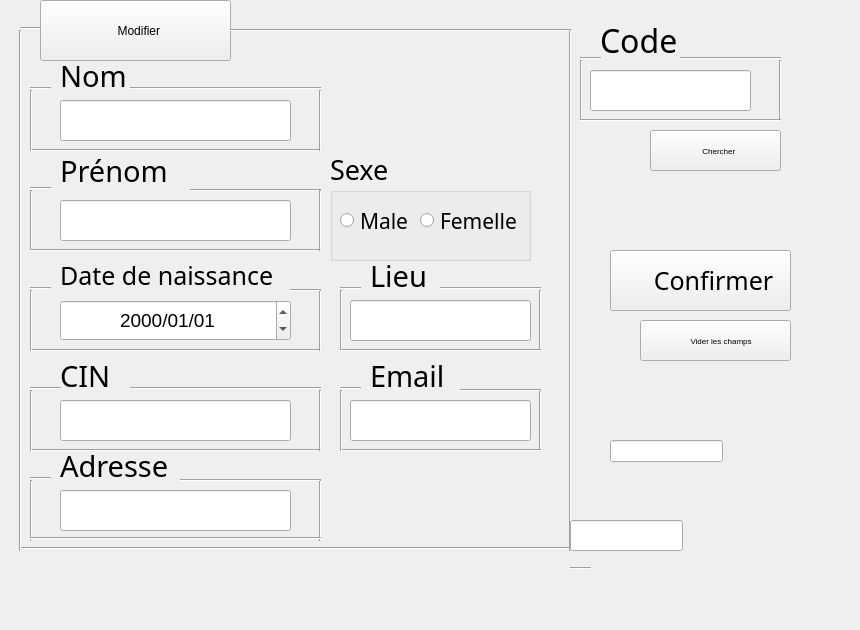
   <widget class="QWidget" name="tab_modifier_2">
    <attribute name="title">
     <string>Modifier</string>
    </attribute>
    <widget class="QPushButton" name="pushButton_10">
     <property name="geometry">
      <rect>
       <x>640</x>
       <y>320</y>
       <width>151</width>
       <height>41</height>
      </rect>
     </property>
     <property name="font">
      <font>
       <pointsize>6</pointsize>
      </font>
     </property>
     <property name="cursor">
      <cursorShape>PointingHandCursor</cursorShape>
     </property>
     <property name="text">
      <string>     Vider les champs</string>
     </property>
    </widget>
    <widget class="QLabel" name="label_43">
     <property name="geometry">
      <rect>
       <x>580</x>
       <y>250</y>
       <width>61</width>
       <height>61</height>
      </rect>
     </property>
     <property name="text">
      <string/>
     </property>
    </widget>
    <widget class="QPushButton" name="pushButton_11">
     <property name="geometry">
      <rect>
       <x>40</x>
       <y>0</y>
       <width>191</width>
       <height>61</height>
      </rect>
     </property>
     <property name="text">
      <string>  Modifier</string>
     </property>
    </widget>
    <widget class="QPushButton" name="pushButton_12">
     <property name="geometry">
      <rect>
       <x>610</x>
       <y>250</y>
       <width>181</width>
       <height>61</height>
      </rect>
     </property>
     <property name="font">
      <font>
       <family>Bahnschrift</family>
       <pointsize>19</pointsize>
      </font>
     </property>
     <property name="cursor">
      <cursorShape>PointingHandCursor</cursorShape>
     </property>
     <property name="text">
      <string>    Confirmer</string>
     </property>
    </widget>
    <widget class="QLabel" name="label_44">
     <property name="geometry">
      <rect>
       <x>20</x>
       <y>0</y>
       <width>51</width>
       <height>51</height>
      </rect>
     </property>
     <property name="text">
      <string/>
     </property>
    </widget>
    <widget class="QLabel" name="label_45">
     <property name="geometry">
      <rect>
       <x>620</x>
       <y>320</y>
       <width>41</width>
       <height>41</height>
      </rect>
     </property>
     <property name="text">
      <string/>
     </property>
    </widget>
    <widget class="QLabel" name="label_46">
     <property name="geometry">
      <rect>
       <x>660</x>
       <y>430</y>
       <width>191</width>
       <height>191</height>
      </rect>
     </property>
     <property name="text">
      <string/>
     </property>
    </widget>
    <widget class="QLabel" name="label_47">
     <property name="geometry">
      <rect>
       <x>0</x>
       <y>0</y>
       <width>801</width>
       <height>591</height>
      </rect>
     </property>
     <property name="text">
      <string/>
     </property>
    </widget>
    <widget class="Line" name="line_182">
     <property name="geometry">
      <rect>
       <x>580</x>
       <y>50</y>
       <width>21</width>
       <height>16</height>
      </rect>
     </property>
     <property name="orientation">
      <enum>Qt::Horizontal</enum>
     </property>
    </widget>
    <widget class="QLineEdit" name="CodeEdit_4">
     <property name="geometry">
      <rect>
       <x>590</x>
       <y>70</y>
       <width>161</width>
       <height>41</height>
      </rect>
     </property>
     <property name="font">
      <font>
       <pointsize>14</pointsize>
      </font>
     </property>
    </widget>
    <widget class="QLabel" name="label_72">
     <property name="geometry">
      <rect>
       <x>600</x>
       <y>20</y>
       <width>91</width>
       <height>41</height>
      </rect>
     </property>
     <property name="font">
      <font>
       <family>Bahnschrift</family>
       <pointsize>24</pointsize>
      </font>
     </property>
     <property name="text">
      <string>Code</string>
     </property>
    </widget>
    <widget class="Line" name="line_183">
     <property name="geometry">
      <rect>
       <x>770</x>
       <y>60</y>
       <width>20</width>
       <height>61</height>
      </rect>
     </property>
     <property name="orientation">
      <enum>Qt::Vertical</enum>
     </property>
    </widget>
    <widget class="Line" name="line_184">
     <property name="geometry">
      <rect>
       <x>580</x>
       <y>60</y>
       <width>3</width>
       <height>61</height>
      </rect>
     </property>
     <property name="orientation">
      <enum>Qt::Vertical</enum>
     </property>
    </widget>
    <widget class="Line" name="line_185">
     <property name="geometry">
      <rect>
       <x>680</x>
       <y>50</y>
       <width>101</width>
       <height>16</height>
      </rect>
     </property>
     <property name="orientation">
      <enum>Qt::Horizontal</enum>
     </property>
    </widget>
    <widget class="Line" name="line_186">
     <property name="geometry">
      <rect>
       <x>580</x>
       <y>110</y>
       <width>201</width>
       <height>20</height>
      </rect>
     </property>
     <property name="orientation">
      <enum>Qt::Horizontal</enum>
     </property>
    </widget>
    <widget class="QGroupBox" name="groupBox_5">
     <property name="geometry">
      <rect>
       <x>330</x>
       <y>150</y>
       <width>201</width>
       <height>111</height>
      </rect>
     </property>
     <property name="font">
      <font>
       <family>Bahnschrift</family>
       <pointsize>20</pointsize>
      </font>
     </property>
     <property name="title">
      <string>Sexe</string>
     </property>
     <widget class="QRadioButton" name="radioMale_7">
      <property name="geometry">
       <rect>
        <x>10</x>
        <y>50</y>
        <width>81</width>
        <height>41</height>
       </rect>
      </property>
      <property name="font">
       <font>
        <family>Bahnschrift</family>
        <pointsize>16</pointsize>
       </font>
      </property>
      <property name="text">
       <string>Male</string>
      </property>
     </widget>
     <widget class="QRadioButton" name="radioFemelle_7">
      <property name="geometry">
       <rect>
        <x>90</x>
        <y>50</y>
        <width>121</width>
        <height>41</height>
       </rect>
      </property>
      <property name="font">
       <font>
        <family>Bahnschrift</family>
        <pointsize>16</pointsize>
       </font>
      </property>
      <property name="text">
       <string>Femelle</string>
      </property>
     </widget>
    </widget>
    <widget class="Line" name="line_187">
     <property name="geometry">
      <rect>
       <x>30</x>
       <y>140</y>
       <width>291</width>
       <height>20</height>
      </rect>
     </property>
     <property name="orientation">
      <enum>Qt::Horizontal</enum>
     </property>
    </widget>
    <widget class="Line" name="line_188">
     <property name="geometry">
      <rect>
       <x>30</x>
       <y>340</y>
       <width>291</width>
       <height>20</height>
      </rect>
     </property>
     <property name="orientation">
      <enum>Qt::Horizontal</enum>
     </property>
    </widget>
    <widget class="Line" name="line_189">
     <property name="geometry">
      <rect>
       <x>30</x>
       <y>480</y>
       <width>3</width>
       <height>61</height>
      </rect>
     </property>
     <property name="orientation">
      <enum>Qt::Vertical</enum>
     </property>
    </widget>
    <widget class="Line" name="line_190">
     <property name="geometry">
      <rect>
       <x>340</x>
       <y>280</y>
       <width>21</width>
       <height>16</height>
      </rect>
     </property>
     <property name="orientation">
      <enum>Qt::Horizontal</enum>
     </property>
    </widget>
    <widget class="QLabel" name="label_73">
     <property name="geometry">
      <rect>
       <x>60</x>
       <y>450</y>
       <width>151</width>
       <height>31</height>
      </rect>
     </property>
     <property name="font">
      <font>
       <family>Bahnschrift</family>
       <pointsize>22</pointsize>
      </font>
     </property>
     <property name="text">
      <string>Adresse</string>
     </property>
    </widget>
    <widget class="Line" name="line_191">
     <property name="geometry">
      <rect>
       <x>310</x>
       <y>290</y>
       <width>20</width>
       <height>61</height>
      </rect>
     </property>
     <property name="orientation">
      <enum>Qt::Vertical</enum>
     </property>
    </widget>
    <widget class="Line" name="line_192">
     <property name="geometry">
      <rect>
       <x>530</x>
       <y>290</y>
       <width>20</width>
       <height>61</height>
      </rect>
     </property>
     <property name="orientation">
      <enum>Qt::Vertical</enum>
     </property>
    </widget>
    <widget class="Line" name="line_193">
     <property name="geometry">
      <rect>
       <x>30</x>
       <y>190</y>
       <width>3</width>
       <height>61</height>
      </rect>
     </property>
     <property name="orientation">
      <enum>Qt::Vertical</enum>
     </property>
    </widget>
    <widget class="Line" name="line_194">
     <property name="geometry">
      <rect>
       <x>20</x>
       <y>540</y>
       <width>551</width>
       <height>16</height>
      </rect>
     </property>
     <property name="orientation">
      <enum>Qt::Horizontal</enum>
     </property>
    </widget>
    <widget class="Line" name="line_195">
     <property name="geometry">
      <rect>
       <x>340</x>
       <y>290</y>
       <width>3</width>
       <height>61</height>
      </rect>
     </property>
     <property name="orientation">
      <enum>Qt::Vertical</enum>
     </property>
    </widget>
    <widget class="Line" name="line_196">
     <property name="geometry">
      <rect>
       <x>290</x>
       <y>280</y>
       <width>31</width>
       <height>20</height>
      </rect>
     </property>
     <property name="orientation">
      <enum>Qt::Horizontal</enum>
     </property>
    </widget>
    <widget class="Line" name="line_197">
     <property name="geometry">
      <rect>
       <x>190</x>
       <y>180</y>
       <width>131</width>
       <height>20</height>
      </rect>
     </property>
     <property name="orientation">
      <enum>Qt::Horizontal</enum>
     </property>
    </widget>
    <widget class="Line" name="line_198">
     <property name="geometry">
      <rect>
       <x>30</x>
       <y>440</y>
       <width>291</width>
       <height>20</height>
      </rect>
     </property>
     <property name="orientation">
      <enum>Qt::Horizontal</enum>
     </property>
    </widget>
    <widget class="Line" name="line_199">
     <property name="geometry">
      <rect>
       <x>30</x>
       <y>280</y>
       <width>21</width>
       <height>16</height>
      </rect>
     </property>
     <property name="orientation">
      <enum>Qt::Horizontal</enum>
     </property>
    </widget>
    <widget class="Line" name="line_200">
     <property name="geometry">
      <rect>
       <x>30</x>
       <y>290</y>
       <width>3</width>
       <height>61</height>
      </rect>
     </property>
     <property name="orientation">
      <enum>Qt::Vertical</enum>
     </property>
    </widget>
    <widget class="Line" name="line_201">
     <property name="geometry">
      <rect>
       <x>30</x>
       <y>90</y>
       <width>3</width>
       <height>61</height>
      </rect>
     </property>
     <property name="orientation">
      <enum>Qt::Vertical</enum>
     </property>
    </widget>
    <widget class="Line" name="line_202">
     <property name="geometry">
      <rect>
       <x>310</x>
       <y>480</y>
       <width>20</width>
       <height>61</height>
      </rect>
     </property>
     <property name="orientation">
      <enum>Qt::Vertical</enum>
     </property>
    </widget>
    <widget class="Line" name="line_203">
     <property name="geometry">
      <rect>
       <x>130</x>
       <y>80</y>
       <width>191</width>
       <height>16</height>
      </rect>
     </property>
     <property name="orientation">
      <enum>Qt::Horizontal</enum>
     </property>
    </widget>
    <widget class="Line" name="line_204">
     <property name="geometry">
      <rect>
       <x>340</x>
       <y>340</y>
       <width>201</width>
       <height>20</height>
      </rect>
     </property>
     <property name="orientation">
      <enum>Qt::Horizontal</enum>
     </property>
    </widget>
    <widget class="QLabel" name="label_74">
     <property name="geometry">
      <rect>
       <x>370</x>
       <y>260</y>
       <width>101</width>
       <height>31</height>
      </rect>
     </property>
     <property name="font">
      <font>
       <family>Bahnschrift</family>
       <pointsize>22</pointsize>
      </font>
     </property>
     <property name="text">
      <string>Lieu</string>
     </property>
    </widget>
    <widget class="Line" name="line_205">
     <property name="geometry">
      <rect>
       <x>30</x>
       <y>80</y>
       <width>21</width>
       <height>16</height>
      </rect>
     </property>
     <property name="orientation">
      <enum>Qt::Horizontal</enum>
     </property>
    </widget>
    <widget class="Line" name="line_206">
     <property name="geometry">
      <rect>
       <x>30</x>
       <y>390</y>
       <width>3</width>
       <height>61</height>
      </rect>
     </property>
     <property name="orientation">
      <enum>Qt::Vertical</enum>
     </property>
    </widget>
    <widget class="QDateEdit" name="dateEdit_4">
     <property name="geometry">
      <rect>
       <x>60</x>
       <y>300</y>
       <width>231</width>
       <height>41</height>
      </rect>
     </property>
     <property name="font">
      <font>
       <pointsize>14</pointsize>
      </font>
     </property>
     <property name="layoutDirection">
      <enum>Qt::LeftToRight</enum>
     </property>
     <property name="alignment">
      <set>Qt::AlignCenter</set>
     </property>
     <property name="displayFormat">
      <string>yyyy/MM/dd</string>
     </property>
    </widget>
    <widget class="QLabel" name="label_75">
     <property name="geometry">
      <rect>
       <x>60</x>
       <y>140</y>
       <width>131</width>
       <height>61</height>
      </rect>
     </property>
     <property name="font">
      <font>
       <family>Bahnschrift</family>
       <pointsize>22</pointsize>
      </font>
     </property>
     <property name="text">
      <string>Prénom</string>
     </property>
    </widget>
    <widget class="Line" name="line_207">
     <property name="geometry">
      <rect>
       <x>560</x>
       <y>30</y>
       <width>20</width>
       <height>521</height>
      </rect>
     </property>
     <property name="orientation">
      <enum>Qt::Vertical</enum>
     </property>
    </widget>
    <widget class="Line" name="line_208">
     <property name="geometry">
      <rect>
       <x>10</x>
       <y>30</y>
       <width>20</width>
       <height>521</height>
      </rect>
     </property>
     <property name="orientation">
      <enum>Qt::Vertical</enum>
     </property>
    </widget>
    <widget class="Line" name="line_209">
     <property name="geometry">
      <rect>
       <x>30</x>
       <y>470</y>
       <width>21</width>
       <height>16</height>
      </rect>
     </property>
     <property name="orientation">
      <enum>Qt::Horizontal</enum>
     </property>
    </widget>
    <widget class="Line" name="line_210">
     <property name="geometry">
      <rect>
       <x>30</x>
       <y>240</y>
       <width>291</width>
       <height>20</height>
      </rect>
     </property>
     <property name="orientation">
      <enum>Qt::Horizontal</enum>
     </property>
    </widget>
    <widget class="QLineEdit" name="LieuEdit_4">
     <property name="geometry">
      <rect>
       <x>350</x>
       <y>300</y>
       <width>181</width>
       <height>41</height>
      </rect>
     </property>
     <property name="font">
      <font>
       <pointsize>14</pointsize>
      </font>
     </property>
    </widget>
    <widget class="Line" name="line_211">
     <property name="geometry">
      <rect>
       <x>440</x>
       <y>280</y>
       <width>101</width>
       <height>16</height>
      </rect>
     </property>
     <property name="orientation">
      <enum>Qt::Horizontal</enum>
     </property>
    </widget>
    <widget class="Line" name="line_212">
     <property name="geometry">
      <rect>
       <x>130</x>
       <y>380</y>
       <width>191</width>
       <height>16</height>
      </rect>
     </property>
     <property name="orientation">
      <enum>Qt::Horizontal</enum>
     </property>
    </widget>
    <widget class="Line" name="line_213">
     <property name="geometry">
      <rect>
       <x>310</x>
       <y>390</y>
       <width>20</width>
       <height>61</height>
      </rect>
     </property>
     <property name="orientation">
      <enum>Qt::Vertical</enum>
     </property>
    </widget>
    <widget class="QLineEdit" name="adresseEdit_4">
     <property name="geometry">
      <rect>
       <x>60</x>
       <y>490</y>
       <width>231</width>
       <height>41</height>
      </rect>
     </property>
     <property name="font">
      <font>
       <pointsize>14</pointsize>
      </font>
     </property>
    </widget>
    <widget class="QLineEdit" name="CINEdit_4">
     <property name="geometry">
      <rect>
       <x>60</x>
       <y>400</y>
       <width>231</width>
       <height>41</height>
      </rect>
     </property>
     <property name="font">
      <font>
       <pointsize>14</pointsize>
      </font>
     </property>
    </widget>
    <widget class="Line" name="line_214">
     <property name="geometry">
      <rect>
       <x>230</x>
       <y>20</y>
       <width>341</width>
       <height>20</height>
      </rect>
     </property>
     <property name="orientation">
      <enum>Qt::Horizontal</enum>
     </property>
    </widget>
    <widget class="Line" name="line_215">
     <property name="geometry">
      <rect>
       <x>30</x>
       <y>180</y>
       <width>21</width>
       <height>16</height>
      </rect>
     </property>
     <property name="orientation">
      <enum>Qt::Horizontal</enum>
     </property>
    </widget>
    <widget class="QLineEdit" name="nomEdit_4">
     <property name="geometry">
      <rect>
       <x>60</x>
       <y>100</y>
       <width>231</width>
       <height>41</height>
      </rect>
     </property>
     <property name="font">
      <font>
       <pointsize>14</pointsize>
      </font>
     </property>
    </widget>
    <widget class="Line" name="line_216">
     <property name="geometry">
      <rect>
       <x>30</x>
       <y>530</y>
       <width>291</width>
       <height>16</height>
      </rect>
     </property>
     <property name="orientation">
      <enum>Qt::Horizontal</enum>
     </property>
    </widget>
    <widget class="QLineEdit" name="prenomEdit_4">
     <property name="geometry">
      <rect>
       <x>60</x>
       <y>200</y>
       <width>231</width>
       <height>41</height>
      </rect>
     </property>
     <property name="font">
      <font>
       <pointsize>14</pointsize>
      </font>
     </property>
    </widget>
    <widget class="Line" name="line_217">
     <property name="geometry">
      <rect>
       <x>180</x>
       <y>470</y>
       <width>141</width>
       <height>20</height>
      </rect>
     </property>
     <property name="orientation">
      <enum>Qt::Horizontal</enum>
     </property>
    </widget>
    <widget class="Line" name="line_218">
     <property name="geometry">
      <rect>
       <x>310</x>
       <y>90</y>
       <width>20</width>
       <height>61</height>
      </rect>
     </property>
     <property name="orientation">
      <enum>Qt::Vertical</enum>
     </property>
    </widget>
    <widget class="Line" name="line_219">
     <property name="geometry">
      <rect>
       <x>30</x>
       <y>380</y>
       <width>31</width>
       <height>16</height>
      </rect>
     </property>
     <property name="orientation">
      <enum>Qt::Horizontal</enum>
     </property>
    </widget>
    <widget class="Line" name="line_220">
     <property name="geometry">
      <rect>
       <x>570</x>
       <y>560</y>
       <width>21</width>
       <height>16</height>
      </rect>
     </property>
     <property name="orientation">
      <enum>Qt::Horizontal</enum>
     </property>
    </widget>
    <widget class="Line" name="line_221">
     <property name="geometry">
      <rect>
       <x>20</x>
       <y>20</y>
       <width>21</width>
       <height>16</height>
      </rect>
     </property>
     <property name="orientation">
      <enum>Qt::Horizontal</enum>
     </property>
    </widget>
    <widget class="QLabel" name="label_76">
     <property name="geometry">
      <rect>
       <x>60</x>
       <y>60</y>
       <width>91</width>
       <height>31</height>
      </rect>
     </property>
     <property name="font">
      <font>
       <family>Bahnschrift</family>
       <pointsize>22</pointsize>
      </font>
     </property>
     <property name="text">
      <string>Nom</string>
     </property>
    </widget>
    <widget class="QLabel" name="label_77">
     <property name="geometry">
      <rect>
       <x>60</x>
       <y>260</y>
       <width>241</width>
       <height>31</height>
      </rect>
     </property>
     <property name="font">
      <font>
       <family>Bahnschrift</family>
       <pointsize>19</pointsize>
      </font>
     </property>
     <property name="text">
      <string>Date de naissance</string>
     </property>
    </widget>
    <widget class="QLabel" name="label_78">
     <property name="geometry">
      <rect>
       <x>60</x>
       <y>360</y>
       <width>111</width>
       <height>31</height>
      </rect>
     </property>
     <property name="font">
      <font>
       <family>Bahnschrift</family>
       <pointsize>22</pointsize>
      </font>
     </property>
     <property name="text">
      <string>CIN</string>
     </property>
    </widget>
    <widget class="Line" name="line_222">
     <property name="geometry">
      <rect>
       <x>310</x>
       <y>190</y>
       <width>20</width>
       <height>61</height>
      </rect>
     </property>
     <property name="orientation">
      <enum>Qt::Vertical</enum>
     </property>
    </widget>
    <widget class="QLineEdit" name="SexeEdit_4">
     <property name="geometry">
      <rect>
       <x>610</x>
       <y>440</y>
       <width>113</width>
       <height>22</height>
      </rect>
     </property>
    </widget>
    <widget class="QLabel" name="label_56">
     <property name="geometry">
      <rect>
       <x>630</x>
       <y>130</y>
       <width>41</width>
       <height>41</height>
      </rect>
     </property>
     <property name="text">
      <string/>
     </property>
    </widget>
    <widget class="QPushButton" name="pushButton_14">
     <property name="geometry">
      <rect>
       <x>650</x>
       <y>130</y>
       <width>131</width>
       <height>41</height>
      </rect>
     </property>
     <property name="font">
      <font>
       <pointsize>6</pointsize>
      </font>
     </property>
     <property name="cursor">
      <cursorShape>PointingHandCursor</cursorShape>
     </property>
     <property name="text">
      <string>   Chercher</string>
     </property>
    </widget>
    <widget class="Line" name="line_223">
     <property name="geometry">
      <rect>
       <x>530</x>
       <y>390</y>
       <width>20</width>
       <height>61</height>
      </rect>
     </property>
     <property name="orientation">
      <enum>Qt::Vertical</enum>
     </property>
    </widget>
    <widget class="QLabel" name="label_80">
     <property name="geometry">
      <rect>
       <x>370</x>
       <y>360</y>
       <width>101</width>
       <height>31</height>
      </rect>
     </property>
     <property name="font">
      <font>
       <family>Bahnschrift</family>
       <pointsize>22</pointsize>
      </font>
     </property>
     <property name="text">
      <string>Email</string>
     </property>
    </widget>
    <widget class="Line" name="line_224">
     <property name="geometry">
      <rect>
       <x>340</x>
       <y>440</y>
       <width>201</width>
       <height>20</height>
      </rect>
     </property>
     <property name="orientation">
      <enum>Qt::Horizontal</enum>
     </property>
    </widget>
    <widget class="Line" name="line_225">
     <property name="geometry">
      <rect>
       <x>460</x>
       <y>380</y>
       <width>81</width>
       <height>20</height>
      </rect>
     </property>
     <property name="orientation">
      <enum>Qt::Horizontal</enum>
     </property>
    </widget>
    <widget class="Line" name="line_226">
     <property name="geometry">
      <rect>
       <x>340</x>
       <y>380</y>
       <width>21</width>
       <height>16</height>
      </rect>
     </property>
     <property name="orientation">
      <enum>Qt::Horizontal</enum>
     </property>
    </widget>
    <widget class="Line" name="line_227">
     <property name="geometry">
      <rect>
       <x>340</x>
       <y>390</y>
       <width>3</width>
       <height>61</height>
      </rect>
     </property>
     <property name="orientation">
      <enum>Qt::Vertical</enum>
     </property>
    </widget>
    <widget class="QLineEdit" name="EmailEdit_4">
     <property name="geometry">
      <rect>
       <x>350</x>
       <y>400</y>
       <width>181</width>
       <height>41</height>
      </rect>
     </property>
     <property name="font">
      <font>
       <pointsize>14</pointsize>
      </font>
     </property>
    </widget>
    <widget class="QLineEdit" name="lineEdit_2">
     <property name="geometry">
      <rect>
       <x>570</x>
       <y>520</y>
       <width>113</width>
       <height>31</height>
      </rect>
     </property>
     <property name="alignment">
      <set>Qt::AlignCenter</set>
     </property>
    </widget>
    <zorder>SexeEdit_4</zorder>
    <zorder>label_47</zorder>
    <zorder>pushButton_10</zorder>
    <zorder>pushButton_11</zorder>
    <zorder>pushButton_12</zorder>
    <zorder>label_46</zorder>
    <zorder>line_182</zorder>
    <zorder>CodeEdit_4</zorder>
    <zorder>label_72</zorder>
    <zorder>line_183</zorder>
    <zorder>line_184</zorder>
    <zorder>line_185</zorder>
    <zorder>line_186</zorder>
    <zorder>groupBox_5</zorder>
    <zorder>line_187</zorder>
    <zorder>line_188</zorder>
    <zorder>line_189</zorder>
    <zorder>line_190</zorder>
    <zorder>label_73</zorder>
    <zorder>line_191</zorder>
    <zorder>line_192</zorder>
    <zorder>line_193</zorder>
    <zorder>line_194</zorder>
    <zorder>line_195</zorder>
    <zorder>line_196</zorder>
    <zorder>line_197</zorder>
    <zorder>line_198</zorder>
    <zorder>line_199</zorder>
    <zorder>line_200</zorder>
    <zorder>line_201</zorder>
    <zorder>line_202</zorder>
    <zorder>line_203</zorder>
    <zorder>line_204</zorder>
    <zorder>label_74</zorder>
    <zorder>line_205</zorder>
    <zorder>line_206</zorder>
    <zorder>dateEdit_4</zorder>
    <zorder>label_75</zorder>
    <zorder>line_207</zorder>
    <zorder>line_208</zorder>
    <zorder>line_209</zorder>
    <zorder>line_210</zorder>
    <zorder>LieuEdit_4</zorder>
    <zorder>line_211</zorder>
    <zorder>line_212</zorder>
    <zorder>line_213</zorder>
    <zorder>adresseEdit_4</zorder>
    <zorder>CINEdit_4</zorder>
    <zorder>line_214</zorder>
    <zorder>line_215</zorder>
    <zorder>nomEdit_4</zorder>
    <zorder>line_216</zorder>
    <zorder>prenomEdit_4</zorder>
    <zorder>line_217</zorder>
    <zorder>line_218</zorder>
    <zorder>line_219</zorder>
    <zorder>line_220</zorder>
    <zorder>line_221</zorder>
    <zorder>label_76</zorder>
    <zorder>label_77</zorder>
    <zorder>label_78</zorder>
    <zorder>line_222</zorder>
    <zorder>pushButton_14</zorder>
    <zorder>line_223</zorder>
    <zorder>label_80</zorder>
    <zorder>line_224</zorder>
    <zorder>line_225</zorder>
    <zorder>line_226</zorder>
    <zorder>line_227</zorder>
    <zorder>EmailEdit_4</zorder>
    <zorder>lineEdit_2</zorder>
    <zorder>label_44</zorder>
    <zorder>label_56</zorder>
    <zorder>label_43</zorder>
    <zorder>label_45</zorder>
   </widget>
